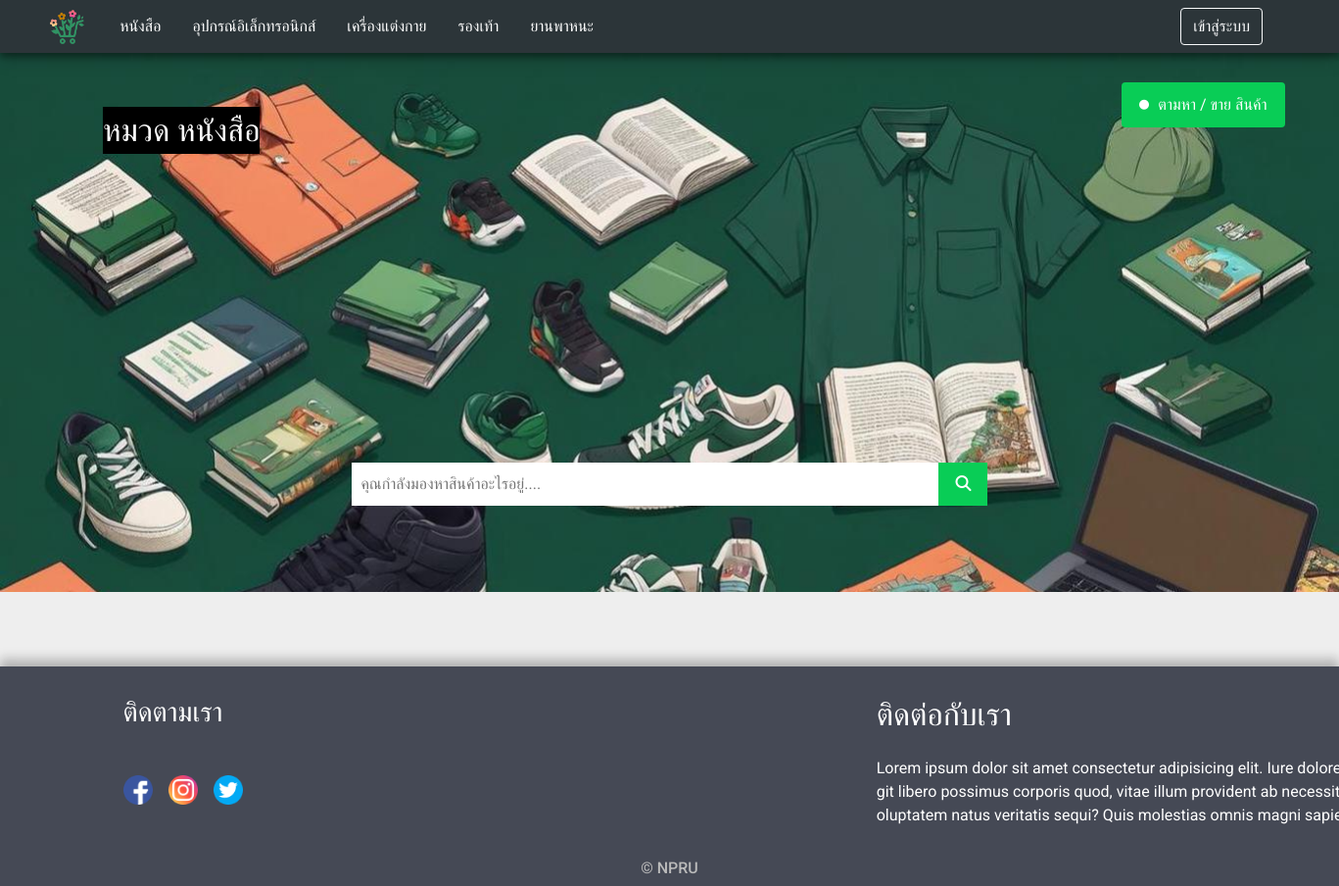
The page /allcategory.php?act=showbytype&type_id=1&sub_type_id=2 on the database its author committed.
### tables this page shows
CREATE TABLE `types` (
  `type_id` int(11) NOT NULL,
  `type_name` varchar(255) NOT NULL
);

### allcategory.php (the view, shortened to what this page needs)
<?php
require_once "header.php";
?>
<!DOCTYPE html>
<html lang="en">
<head>
  <link rel="stylesheet" href="https://cdnjs.cloudflare.com/ajax/libs/font-awesome/5.15.1/css/all.min.css">
  <link rel="stylesheet" href="Custom/body.css">
  <link rel="stylesheet" href="Custom/allcategory.css">
</head>
<body>
  <div class="div-img">
    <div class="img-container">
      <img src="image/category.jpg" alt="*" class="img-banner">
      <div class="top-left-text scale-up-hor-left ">
        <?php
        if (isset($_GET['type_id'])) {
          $type_id = $_GET['type_id'];
          $type_name_query = "SELECT type_name FROM types WHERE type_id = :type_id";
          $stmt_type_name = $conn->prepare($type_name_query);
          $stmt_type_name->bindParam(':type_id', $type_id, PDO::PARAM_INT);
          $stmt_type_name->execute();
          $type_name_result = $stmt_type_name->fetch(PDO::FETCH_ASSOC);
          if ($type_name_result) {
            $type_name = $type_name_result['type_name'];
            echo '<p style="background-color: black;">หมวด ' . $type_name . '</p>';
          } else {
            echo '<p style="background-color: black;">ไม่มีหมวดหมู่ระบุ</p>';
          }
        }
        ?>
      </div>
    </div>
    <div class="div-btn">
      <a href="category_Sell-find_products.php" class="btn btn-post">
        <i class="fa-solid fa-circle fa-flip-vertical fa-2xs blink-2" style="color: #ffffff; margin-right: 5px;"></i>
        ตามหา / ขาย สินค้า </a>
    </div>
    <div class="div-search-bar">
      <form class="form-inline" action="search&filter.php" method="GET">
        <input type="search" name="search" placeholder="คุณกำลังมองหาสินค้าอะไรอยู่...."
          value="<?php echo isset($_POST['search']) ? htmlspecialchars($_POST['search']) : ''; ?>"
          style="padding: 10px; width: 600px; border: 0px;">
        <button type="submit" class="btn-serch"><i class="fa-solid fa-magnifying-glass" style="color: #ffffff;"></i>
        </button>
      </form>
    </div>
  </div>
  <?php
  include_once "show_product_type.php";
  ?>
  <?php
  include_once "footer.php";
  ?>
</body>
</html>

### header.php (shortened to what this page needs)
<?php
require_once 'connetdatabase/conn_db.php';
?>
<!DOCTYPE html>
<html lang="en">
<head>
  <link href="https://cdn.jsdelivr.net/npm/bootstrap@5.0.2/dist/css/bootstrap.min.css" rel="stylesheet"
>
  <link rel="stylesheet" href="Custom/header.css">
</head>
<body>
  <nav class="navbar-head navbar-expand-lg navbar-dark container-fluid pe-5"
    style=" background-color: #2C3539; height:fit-content;   box-shadow: 0 4px 7px 0 rgba(0, 0, 0, 0.40), 0 6px 19px 0 rgba(0, 0, 0, 0.20); z-index: 1;">
    <div class=" navbar-collapse ">
      <a href="index.php" style="margin-left: 3%; margin-right: 10px;"> <img src="image/logo.png" alt=""
          style=" margin-right: 10px;" width="35px" height="35px"></a>
      <?php
      $types_query = "SELECT * FROM types";
      $stmt = $conn->prepare($types_query);
      $stmt->execute();
      $types = $stmt->fetchAll(PDO::FETCH_ASSOC);
      foreach ($types as $type) {
        $type_id = $type['type_id'];
        $type_name = $type['type_name'];
        echo '<li class="dropdown">';
        echo '<a href="allcategory.php?act=showbytype&type_id=' . $type_id . '">' . $type_name . '</a>';
        echo '</li>';
      }
      ?>
      <div class="collapse navbar-collapse" id="navbarNavDropdown">
        <ul class="navbar-nav ms-auto my-2 my-lg-0 navbar-nav-scroll" style="--bs-scroll-height: 72px; float: right;">
          <li class="nav-item">
            <?php
            if (isset($_SESSION['user_login'])) {
              echo "<li class='nav-item dropdown'>" .
                "<a class='nav-link dropdown-toggle' href='#' id='navbarDropdown' role='button' data-bs-toggle='dropdown' aria-expanded='false'>" .
                $user['firstname'] . ' ' . $user['lastname'] .
                "</a>" .
                "<ul class='dropdown-menu' aria-labelledby='navbarDropdown'>" .
                "<li><a class='dropdown-item' href='profile.php'>รายการประกาศ</a></li>" .
                "<li><a class='dropdown-item' href='signout.php'>ออกจากระบบ</a></li>" .
                "</ul>" .
                "</li>" .
                "&nbsp; &nbsp; &nbsp; &nbsp; &nbsp;";
            } else {
              echo "<a href='signin.php' class='btn btn-outline-light mb-2 mt-2' style='margin-right: 30px'>เข้าสู่ระบบ</a>";
            }
            ?>
          </li>
        </ul>
      </div>
    </div>
  </nav>
</body>
</html>

### Custom/header.css (style rules this page uses)
li a, .dropbtn { display: inline-block; color: rgb(255, 255, 255); text-align: center; padding: 14px 16px; text-decoration: none; }
li.dropdown { display: inline-block; }
.navbar-head { position: sticky; top: 0; }

### Custom/body.css (style rules this page uses)
body { background-color: #eeeeee; background-repeat: no-repeat; background-size:cover; background-attachment: fixed; }

### Custom/allcategory.css (style rules this page uses)
.div-img { position: relative; width: 100%; height: 550px; overflow: hidden; }
.img-banner { width: 100%; max-height: 100%; object-fit: cover; margin: 0 auto; }
.div-btn { position: absolute; top: 30px; right: 20px; margin-right: 50px; }
.btn-post { background-color: #09CD56; color: #FFFFFF; width: 110%; padding: 10px; transition: background-color 0.5s ease, color 0.5s ease; }
.blink-2 { -webkit-animation:blink-2 1s 1s infinite both;animation:blink-2 1s 1s infinite both }
.div-search-bar { position: absolute; top: 80%; left: 50%; transform: translate(-50%, -50%); text-align: center; }
.btn-serch { background-color: #09CD56; width: 50px; padding: 10px; margin-left: -4px; border: 0px; transition: background-color 0.5s ease, color 0.5s ease; }
.img-container { display: flex; justify-content: center; align-items: center; background-color: #033a1a; }
.top-left-text { position: absolute; top: 50px; left: 100px; padding: 5px; color: #fff; font-size: xx-large; }
.scale-up-hor-left { -webkit-animation: scale-up-hor-left 0.4s cubic-bezier(0.390, 0.575, 0.565, 1.000) 0.1s both; animation: scale-up-hor-left 0.4s cubic-bezier(0.390, 0.575, 0.565, 1.000) 0.1s both; }

### Custom/show_products.css (style rules this page uses)
* { -webkit-box-sizing: border-box; box-sizing: border-box; margin: 0; padding: 0; }
body { font-family: 'Roboto', sans-serif; }
a { text-decoration: none; }

### rows shown on the page
types: type_name "หนังสือ"
types: type_name "อุปกรณ์อิเล็กทรอนิกส์"
types: type_name "เครื่องแต่งกาย"
types: type_name "รองเท้า"
types: type_name "ยานพาหนะ"
